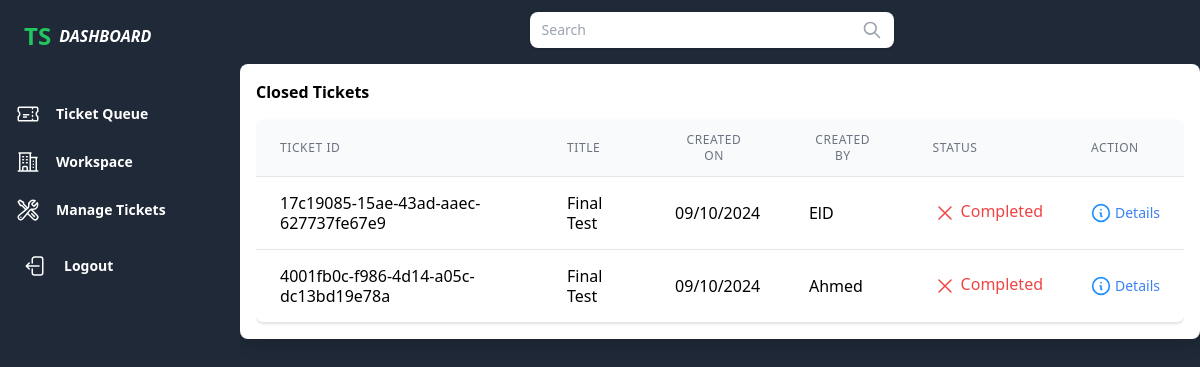
The app's page /tickets/all-closed-ticket (signed in) with its own data.
### tickets/models.py (models this page shows, shortened)
class Ticket(models.Model):
    STATUS = (
        ('Pending','PENDING'),
        ('Active','ACTIVE'),
        ('Complated','COMPLATED'),
    )
    number = models.UUIDField(max_length=100,default=uuid.uuid4,)
    title = models.CharField(max_length=100)
    content = models.TextField()
    created_by = models.ForeignKey(User,related_name='tickets_created',on_delete=models.CASCADE)
    assigned_to = models.ForeignKey(User,related_name='tickets_assigned',on_delete=models.DO_NOTHING,null=True,blank=True)
    created_at = models.DateField(auto_now_add=True)
    is_resolved = models.BooleanField(default=False)
    accepted_date = models.DateField(blank=True,null=True)
    closed_date = models.DateField(blank=True,null=True)
    status = models.CharField(choices=STATUS,max_length=9)

### users/models.py (models this page shows, shortened)
class User(AbstractUser):
    is_admin = models.BooleanField(default=False)
    is_customer = models.BooleanField(default=False)

### tickets/views.py (the view)
# urls.py: path("all-closed-ticket", views.AllClosedTiceket.as_view(), name="all_closed_ticket"),
class AllClosedTiceket(ListView):
    model = Ticket
    template_name = 'all_closed_ticket.html'
    context_object_name= 'tickets'
    def get_queryset(self) :
        return Ticket.objects.filter(assigned_to=self.request.user,is_resolved=True)

### tickets/templates/all_closed_ticket.html (shortened to what this page needs)
{% extends "main.html" %}
{% block content %}
<div class="bg-white p-4 shadow-lg rounded-lg">
  <h1 class="font-bold text-base">Closed Tickets</h1>
  <div class="mt-4">
    <div class="flex flex-col">
      <div class="-my-2 overflow-x-auto">
        <div class="py-2 align-middle inline-block min-w-full">
          <div class="shadow overflow-hidden border-b border-gray-200 sm:rounded-lg bg-white">
              <table class="min-w-full divide-y divide-gray-200">
                <thead>
                  <tr>
                    <th
                      class="px-6 py-3 bg-gray-50 text-xs leading-4 font-medium text-gray-500 uppercase tracking-wider">
                      <div class="flex cursor-pointer">
                        <span class="mr-2">Ticket ID</span>
                      </div>
                    </th>
                    <th
                      class="px-6 py-3 bg-gray-50 text-xs leading-4 font-medium text-gray-500 uppercase tracking-wider">
                      <div class="flex cursor-pointer">
                        <span class="mr-2">Title</span>
                      </div>
                    </th>
                    <th
                      class="px-6 py-3 bg-gray-50 text-xs leading-4 font-medium text-gray-500 uppercase tracking-wider">
                      <div class="flex cursor-pointer">
                        <span class="mr-2">Created On</span>
                      </div>
                    </th>
                    {% if request.user.is_admin %}
                      <th
                        class="px-6 py-3 bg-gray-50 text-xs leading-4 font-medium text-gray-500 uppercase tracking-wider">
                        <div class="flex cursor-pointer">
                          <span class="mr-2">Created By</span>
                        </div>
                      </th>
                    {% endif %}
                    <th
                      class="px-6 py-3 bg-gray-50 text-xs leading-4 font-medium text-gray-500 uppercase tracking-wider">
                      <div class="flex cursor-pointer">
                        <span class="mr-2">STATUS</span>
                      </div>
                    </th>
                    <th
                      class="px-6 py-3 bg-gray-50 text-xs leading-4 font-medium text-gray-500 uppercase tracking-wider">
                      <div class="flex cursor-pointer">
                        <span class="mr-2">ACTION</span>
                      </div>
                    </th>
                  </tr>
                </thead>
                <tbody class="bg-white divide-y divide-gray-200">
                  {% for t in tickets %}
                  <tr>
                    <td class="px-6 py-4 whitespace-no-wrap text-md leading-5">
                      <p>{{t.number}}</p>
                    </td>
                    <td class="px-6 py-4 whitespace-no-wrap text-md leading-5">
                      <h3>{{t.title|title}}</h3>
                    </td>
                    <td class="px-6 py-4 whitespace-no-wrap text-md leading-5">
                      <p>{{t.created_at|date:'d/m/Y'}}</p>
                    </td>
                    {% if request.user.is_admin %}
                      <td class="px-6 py-4 whitespace-no-wrap text-md leading-5">
                        <p>{{t.created_by.username}}</p>
                      </td>
                    {% endif %}
                    <td class="px-6 py-4 whitespace-no-wrap text-md leading-5">
                      {% if t.status == 'Active' %}
                        <div class="flex text-green-500">
                          <svg xmlns="http://www.w3.org/2000/svg" class="w-5 h-5 mr-1" fill="none"
                            viewBox="0 0 24 24" stroke="currentColor">
                            <path stroke-linecap="round" stroke-linejoin="round" stroke-width="2"
                              d="M9 12l2 2 4-4m6 2a9 9 0 11-18 0 9 9 0 0118 0z" />
                          </svg>
                          <p>Active</p>
                        </div>
                      {% elif t.status == 'Complated' %}
                      <div class="flex text-red-500">
                        <svg xmlns="http://www.w3.org/2000/svg" fill="none" viewBox="0 0 24 24" stroke-width="1.5" stroke="currentColor" class="w-6 h-6 mr-1">
                          <path stroke-linecap="round" stroke-linejoin="round" d="M6 18 18 6M6 6l12 12"></path>
                        </svg>
                        <p>Completed</p>
                      </div>
                      {% endif %}
                    </td>
                    <td class="px-6 py-4 whitespace-no-wrap text-sm leading-5">
                      <div class="flex space-x-4">
                        <a href = "{% url 'detail_ticket' t.id %}">
                          <div class="flex text-blue-500">
                            <svg xmlns="http://www.w3.org/2000/svg" class="w-5 h-5 mr-1" fill="none" viewBox="0 0 24 24" stroke="#1E90FF">
                              <path stroke-linecap="round" stroke-linejoin="round" stroke-width="2" d="M13 16h-1v-4h-1m1-4h.01M12 2a10 10 0 100 20 10 10 0 000-20z"/>
                            </svg>
                            <p>Details</p>
                          </div>
                        </a>
                      </div>
                    </td>
                  </tr>
                  {% endfor %}
                </tbody>
              </table>
          </div>
        </div>
      </div>
    </div>
  </div>
</div>
{% endblock content %}

### records on screen
Ticket: number "17c19085-15ae-43ad-aaec-627737fe67e9", title "Final Test", created_at "09/10/2024", created_by.username "ElD", status "Complated" (drawn)
Ticket: number "4001fb0c-f986-4d14-a05c-dc13bd19e78a", title "Final Test", created_at "09/10/2024", created_by.username "Ahmed", status "Complated" (drawn)
